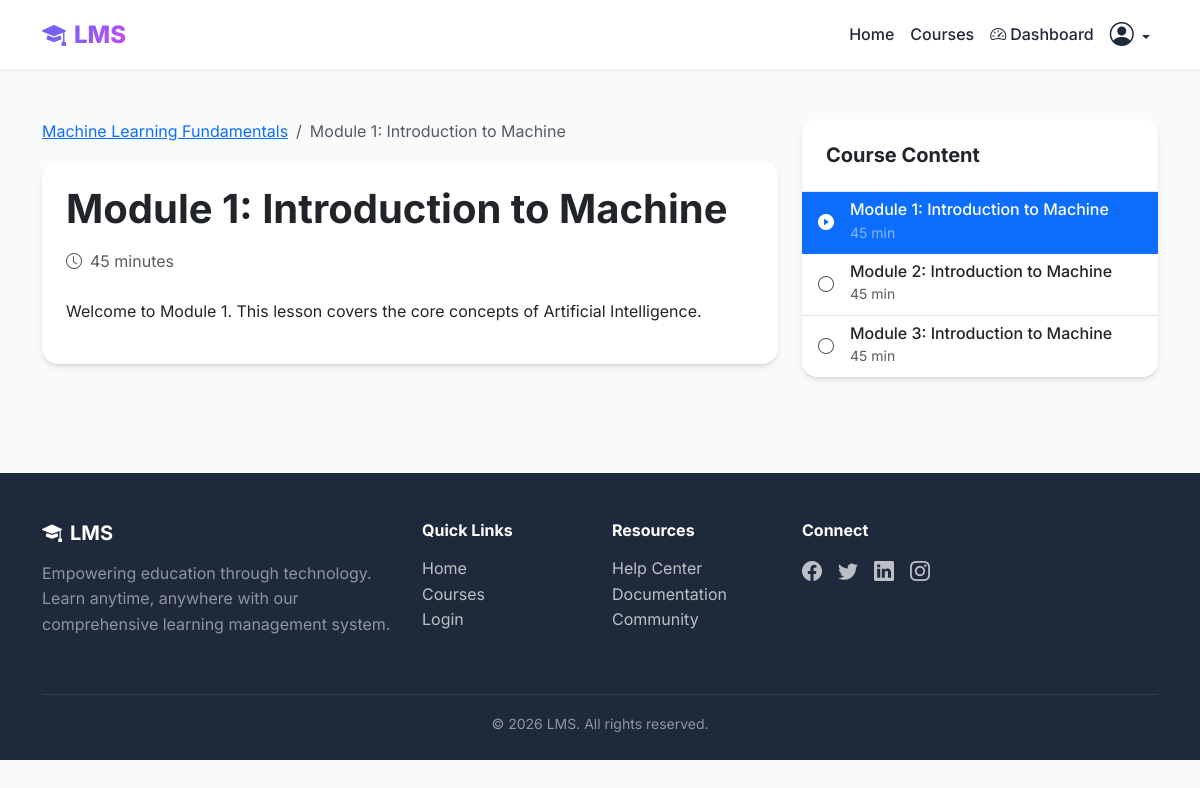
The app's page /courses/lesson/10/ (signed in) with its own data.
### courses/models.py (models this page shows, shortened)
class Course(models.Model):
    STATUS_CHOICES = [
        ('draft', 'Draft'),
        ('published', 'Published'),
        ('archived', 'Archived'),
    ]
    title = models.CharField(max_length=200)
    description = models.TextField()
    instructor = models.ForeignKey(User, on_delete=models.CASCADE, related_name='courses_taught', limit_choices_to={'role': 'instructor'})
    cover_image = models.ImageField(upload_to='courses/covers/', blank=True, null=True)
    category = models.CharField(max_length=100, blank=True, null=True)
    duration = models.CharField(max_length=50, help_text="e.g., '8 weeks', '3 months'")
    difficulty = models.CharField(max_length=20, choices=[
        ('beginner', 'Beginner'),
        ('intermediate', 'Intermediate'),
        ('advanced', 'Advanced'),
    ], default='beginner')
    status = models.CharField(max_length=20, choices=STATUS_CHOICES, default='draft')
    max_students = models.PositiveIntegerField(default=100)
    created_at = models.DateTimeField(auto_now_add=True)
    updated_at = models.DateTimeField(auto_now=True)
    class Meta:
        ordering = ['-created_at']

class Lesson(models.Model):
    course = models.ForeignKey(Course, on_delete=models.CASCADE, related_name='lessons')
    title = models.CharField(max_length=200)
    description = models.TextField(blank=True, null=True)
    content = models.TextField()
    video_url = models.URLField(blank=True, null=True)
    order = models.PositiveIntegerField(default=0)
    duration = models.PositiveIntegerField(help_text="Duration in minutes", default=30)
    created_at = models.DateTimeField(auto_now_add=True)
    class Meta:
        ordering = ['order']

### courses/views.py (the view)
# urls.py: path('lesson/<int:lesson_id>/', views.lesson_detail, name='lesson_detail'),
@login_required
def lesson_detail(request, lesson_id):
    lesson = get_object_or_404(Lesson, id=lesson_id)
    course = lesson.course
    if request.user != course.instructor and not request.user.is_admin():
        enrollment = Enrollment.objects.filter(student=request.user, course=course).first()
        if not enrollment:
            messages.error(request, 'You must be enrolled in this course to view lessons.')
            return redirect('course_detail', course_id=course.id)
    materials = lesson.materials.all()
    lessons = course.lessons.all()
    context = {
        'lesson': lesson,
        'course': course,
        'materials': materials,
        'lessons': lessons,
    }
    return render(request, 'courses/lesson_detail.html', context)

### accounts/models.py (called while the page is built)
    def is_admin(self):
        return self.role == 'admin' or self.is_superuser

### templates/courses/lesson_detail.html (shortened to what this page needs)
{% extends 'base.html' %}
{% block content %}
<div class="container py-5">
    <div class="row">
        <div class="col-lg-8">
            <nav aria-label="breadcrumb" class="mb-3">
                <ol class="breadcrumb">
                    <li class="breadcrumb-item"><a href="{% url 'course_detail' course.id %}">{{ course.title }}</a></li>
                    <li class="breadcrumb-item active">{{ lesson.title }}</li>
                </ol>
            </nav>
            <div class="card">
                <div class="card-body p-4">
                    <h1 class="fw-bold mb-3">{{ lesson.title }}</h1>
                    <div class="d-flex align-items-center text-muted mb-4">
                        <i class="bi bi-clock me-2"></i>
                        <span>{{ lesson.duration }} minutes</span>
                    </div>
                    <div class="lesson-content">
                        {{ lesson.content|safe }}
                    </div>
                </div>
            </div>
        </div>
        <div class="col-lg-4">
            <div class="card sticky-top" style="top: 100px;">
                <div class="card-header">
                    <h5 class="fw-bold mb-0">Course Content</h5>
                </div>
                <div class="card-body p-0">
                    <div class="list-group list-group-flush">
                        {% for l in lessons %}
                        <a href="{% url 'lesson_detail' l.id %}" class="list-group-item list-group-item-action {% if l.id == lesson.id %}active{% endif %}">
                            <div class="d-flex align-items-center">
                                <div class="me-3">
                                    {% if l.id == lesson.id %}
                                        <i class="bi bi-play-circle-fill"></i>
                                    {% else %}
                                        <i class="bi bi-circle text-muted"></i>
                                    {% endif %}
                                </div>
                                <div>
                                    <h6 class="mb-0 {% if l.id == lesson.id %}text-white{% else %}text-dark{% endif %}">{{ l.title }}</h6>
                                    <small class="{% if l.id == lesson.id %}text-white-50{% else %}text-muted{% endif %}">{{ l.duration }} min</small>
                                </div>
                            </div>
                        </a>
                        {% endfor %}
                    </div>
                </div>
            </div>
        </div>
    </div>
</div>
{% endblock %}

### static/css/styles.css (style rules this page uses)
:root { --primary: #6366f1; --primary-dark: #4f46e5; --primary-light: #818cf8; --secondary: #10b981; --accent: #f59e0b; --danger: #ef4444; --dark: #1e293b; --light: #f8fafc; --gray: #64748b; --gray-light: #e2e8f0; --gradient-1: linear-gradient(135deg, #6366f1 0%, #8b5cf6 50%, #d946ef 100%); --gradient-2: linear-gradient(135deg, #10b981 0%, #06b6d4 100%); --shadow-sm: 0 1px 2px 0 rgb(0 0 0 / 0.05); --shadow: 0 4px 6px -1px rgb(0 0 0 / 0.1), 0 2px 4px -2px rgb(0 0 0 / 0.1); --shadow-lg: 0 10px 15px -3px rgb(0 0 0 / 0.1), 0 4px 6px -4px rgb(0 0 0 / 0.1); --shadow-xl: 0 20px 25px -5px rgb(0 0 0 / 0.1), 0 8px 10px -6px rgb(0 0 0 / 0.1); }
* { margin: 0; padding: 0; box-sizing: border-box; }
body { font-family: 'Inter', -apple-system, BlinkMacSystemFont, 'Segoe UI', Roboto, sans-serif; background: var(--light); color: var(--dark); line-height: 1.6; min-height: 100vh; }
.card { background: white; border-radius: 1rem; border: none; box-shadow: var(--shadow); transition: all 0.3s ease; overflow: hidden; }
.card-header { background: transparent; border-bottom: 1px solid var(--gray-light); padding: 1.5rem; }
.card-body { padding: 1.5rem; }

### records on screen
Course: title "Machine Learning Fundamentals"
Lesson: title "Module 1: Introduction to Machine", duration "45", content "Welcome to Module 1. This lesson covers the core concepts of Artificial Intelligence."
Lesson: title "Module 2: Introduction to Machine", duration "45"
Lesson: title "Module 3: Introduction to Machine", duration "45"
